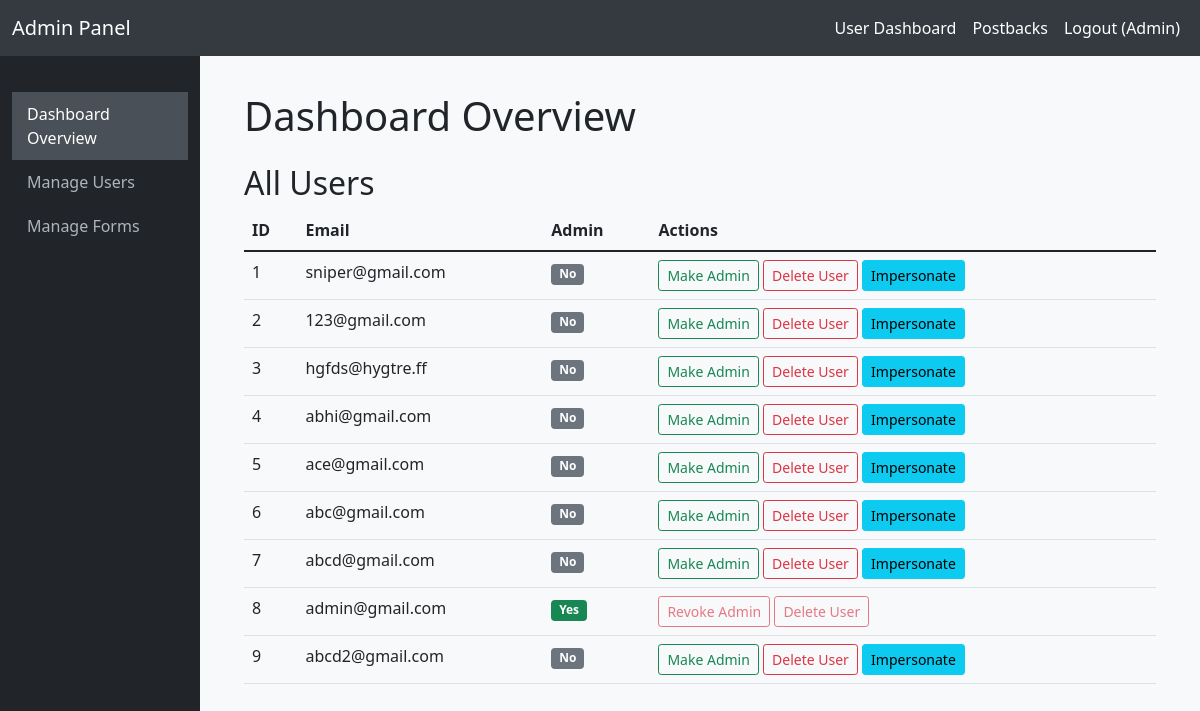
The app's page /admin/dashboard (signed in) with its own data.
### app.py (models this page shows, shortened)
class User(UserMixin, db.Model):
    id = db.Column(db.Integer, primary_key=True)
    email = db.Column(db.String(120), unique=True, nullable=False)
    password_hash = db.Column(db.String(128))
    is_admin = db.Column(db.Boolean, default=False)
    forms = db.relationship('Form', backref='author', lazy=True)
    postbacks = db.relationship('Postback', backref='user', lazy=True, cascade='all, delete-orphan')

### app.py (the view)
@app.route('/admin/dashboard')
@login_required
@admin_required
def admin_dashboard():
    users = User.query.all()
    forms = Form.query.all()
    return render_template('admin_dashboard.html', users=users, forms=forms)

### app.py (called while the page is built)
def admin_required(f):
    @wraps(f)
    def decorated_function(*args, **kwargs):
        if not current_user.is_authenticated or not current_user.is_admin:
            flash('You do not have administrative access.', 'danger')
            return redirect(url_for('dashboard'))
        return f(*args, **kwargs)
    return decorated_function

@app.context_processor
def inject_now():
    return {'now': datetime.now()}

@app.context_processor
def inject_csrf_token():
    return {'csrf_token': lambda: 'dummy_token'}

@login_manager.user_loader
def load_user(user_id):
    return User.query.get(int(user_id))

### templates/admin_dashboard.html (shortened to what this page needs)
{% extends "admin_base.html" %}
{% block content %}
<div class="container-fluid mt-3">
    <h1 class="mb-4">Dashboard Overview</h1>
    <div class="tab-content" id="adminTabsContent">
        <div class="tab-pane fade show active" id="users" role="tabpanel" aria-labelledby="users-tab">
            <h2>All Users</h2>
            <div class="table-responsive">
                <table class="table table-hover">
                    <thead>
                        <tr>
                            <th>ID</th>
                            <th>Email</th>
                            <th>Admin</th>
                            <th>Actions</th>
                        </tr>
                    </thead>
                    <tbody>
                        {% for user in users %}
                        <tr>
                            <td>{{ user.id }}</td>
                            <td>{{ user.email }}</td>
                            <td>
                                {% if user.is_admin %}
                                <span class="badge bg-success">Yes</span>
                                {% else %}
                                <span class="badge bg-secondary">No</span>
                                {% endif %}
                            </td>
                            <td>
                                <form action="{{ url_for('toggle_admin_status', user_id=user.id) }}" method="post" style="display:inline;">
                                    <button type="submit" class="btn btn-sm {% if user.is_admin %}btn-outline-danger{% else %}btn-outline-success{% endif %}" {% if user.id == current_user.id %}disabled{% endif %}>
                                        {% if user.is_admin %}Revoke Admin{% else %}Make Admin{% endif %}
                                    </button>
                                </form>
                                <form action="{{ url_for('delete_user', user_id=user.id) }}" method="post" style="display:inline;" onsubmit="return confirm('Are you sure you want to delete user {{ user.email }} and all their forms?');">
                                    <button type="submit" class="btn btn-sm btn-outline-danger" {% if user.id == current_user.id %}disabled{% endif %}>Delete User</button>
                                </form>
                                {% if not user.is_admin %}
                                <form action="{{ url_for('impersonate_user', user_id=user.id) }}" method="post" style="display:inline;">
                                    <button type="submit" class="btn btn-sm btn-info" {% if user.id == current_user.id %}disabled{% endif %}>Impersonate</button>
                                </form>
                                {% endif %}
                            </td>
                        </tr>
                        {% endfor %}
                    </tbody>
                </table>
            </div>
        </div>
    </div>
</div>
{% endblock %}

### static/css/style.css (style rules this page uses)
body { background-color: #f8f9fa; }

### templates/admin_base.html (style rules this page uses)
body { background-color: #f8f9fa; }

### records on screen
User: id "1", email "sniper@gmail.com", is_admin "No"
User: id "2", email "123@gmail.com", is_admin "No"
User: id "3", email "hgfds@hygtre.ff", is_admin "No"
User: id "4", email "abhi@gmail.com", is_admin "No"
User: id "5", email "ace@gmail.com", is_admin "No"
User: id "6", email "abc@gmail.com", is_admin "No"
User: id "7", email "abcd@gmail.com", is_admin "No"
User: id "8", email "admin@gmail.com", is_admin "Yes"
User: id "9", email "abcd2@gmail.com", is_admin "No"
